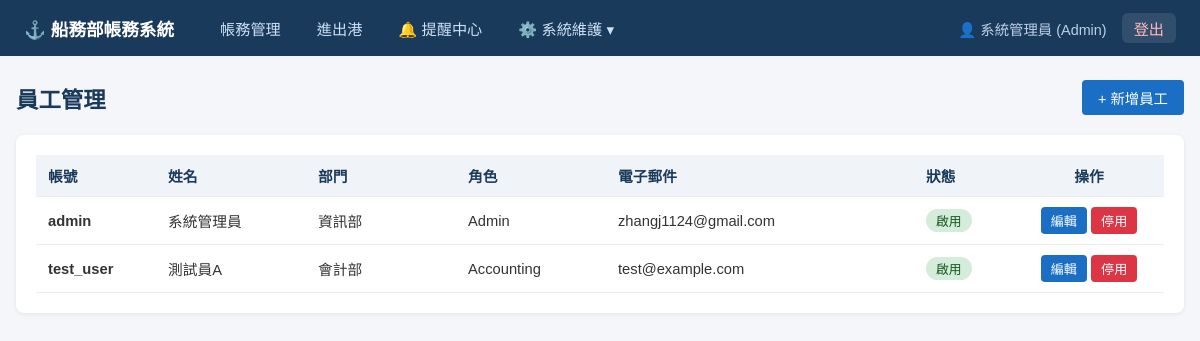
/employees (signed in), run on the app's committed database.
### models.py (models this page shows)
class Employee(Base):
    __tablename__ = "employees"
    id = Column(Integer, primary_key=True, index=True)
    username = Column(String, unique=True, nullable=False, index=True)
    hashed_password = Column(String, nullable=False)
    full_name = Column(String)
    email = Column(String)
    department_id = Column(Integer, ForeignKey("departments.id"))
    role_id = Column(Integer, ForeignKey("roles.id"))
    is_active = Column(Integer, default=1) # 1: 啟用, 0: 停用
    created_at = Column(DateTime, default=func.now())
    updated_at = Column(DateTime, default=func.now(), onupdate=func.now())
    department = relationship("Department", back_populates="employees")
    role = relationship("Role", back_populates="employees")

class Role(Base):
    __tablename__ = "roles"
    id = Column(Integer, primary_key=True, index=True)
    name = Column(String, unique=True, nullable=False) # e.g., Admin, Accounting, Operator
    created_at = Column(DateTime, default=func.now())
    employees = relationship("Employee", back_populates="role")
    permissions = relationship("Permission", secondary=role_permissions, back_populates="roles")

class Department(Base):
    __tablename__ = "departments"
    id = Column(Integer, primary_key=True, index=True)
    name = Column(String, unique=True, nullable=False)
    description = Column(String)
    created_at = Column(DateTime, default=func.now())
    employees = relationship("Employee", back_populates="department")

### routers/employees.py (the view)
@router.get("", response_class=HTMLResponse)
def list_employees(
    request: Request,
    db: Session = Depends(get_db),
    current_user: models.Employee = Depends(get_current_user),
    _ = admin_dependency
):
    employees = db.query(models.Employee).options(
        joinedload(models.Employee.department),
        joinedload(models.Employee.role)
    ).order_by(models.Employee.username).all()
    return templates.TemplateResponse("employees/list.html", {
        "request": request,
        "employees": employees,
        "current_user": current_user
    })

### database.py (called while the page is built)
def get_db():
    db = SessionLocal()
    try:
        yield db
    finally:
        db.close()

### main.py (called while the page is built)
@app.middleware("http")
async def add_user_to_request(request: Request, call_next):
    token = request.cookies.get("access_token")
    request.state.user = None
    if token:
        try:
            payload = jwt.decode(token, SECRET_KEY, algorithms=[ALGORITHM])
            username: str = payload.get("sub")
            if username:
                db = SessionLocal()
                user = db.query(models.Employee).options(
                    joinedload(models.Employee.role),
                    joinedload(models.Employee.department)
                ).filter(models.Employee.username == username).first()
                if user and user.is_active:
                    request.state.user = user
                db.close()
        except (JWTError, Exception):
            pass
    response = await call_next(request)
    return response

### utils/auth.py (called while the page is built, shortened)
def check_permissions(required_permissions: Union[str, List[str]]):
    if isinstance(required_permissions, str):
        required_permissions = [required_permissions]
    async def permission_dependency(current_user: models.Employee = Depends(get_current_user)):
        if current_user.role and current_user.role.name == "Admin":
            return current_user
    return permission_dependency

    async def __call__(self, request: Request) -> Optional[str]:
        authorization: str = request.headers.get("Authorization")
        if authorization:
            scheme, param = authorization.split()
            if scheme.lower() == "bearer":
                return param
        token = request.cookies.get("access_token")
        if token:
            return token
        return None

### utils/templates.py (called while the page is built)
def inject_user(request: Request):
    return {"current_user": getattr(request.state, "user", None)}

### templates/employees/list.html (shortened to what this page needs)
{% extends "base.html" %}
{% block content %}
<div class="page-header">
    <h1> 員工管理</h1>
    <a href="/employees/new" class="btn btn-primary">+ 新增員工</a>
</div>
<div class="card">
    <table>
        <thead>
            <tr>
                <th width="120">帳號</th>
                <th width="150">姓名</th>
                <th width="150">部門</th>
                <th width="150">角色</th>
                <th>電子郵件</th>
                <th width="100">狀態</th>
                <th width="150" class="text-center">操作</th>
            </tr>
        </thead>
        <tbody>
            {% for emp in employees %}
            <tr>
                <td><strong>{{ emp.username }}</strong></td>
                <td>{{ emp.full_name }}</td>
                <td>{{ emp.department.name if emp.department else '-' }}</td>
                <td>{{ emp.role.name if emp.role else '-' }}</td>
                <td>{{ emp.email or '-' }}</td>
                <td>
                    <span class="badge {{ 'badge-done' if emp.is_active else 'badge-draft' }}">
                        {{ '啟用' if emp.is_active else '停用' }}
                    </span>
                </td>
                <td class="text-center">
                    <a href="/employees/{{ emp.id }}/edit" class="btn btn-sm btn-primary">
                         編輯
                    </a>
                    <button class="btn btn-sm {{ 'btn-danger' if emp.is_active else 'btn-success' }}"
                            onclick="toggleStatus({{ emp.id }}, '{{ emp.username }}', {{ emp.is_active }})">
                        {{ '停用' if emp.is_active else '啟用' }}
                    </button>
                </td>
            </tr>
            {% endfor %}
        </tbody>
    </table>
</div>
{% endblock %}

### templates/base.html (shortened to what this page needs)
<!DOCTYPE html>
<html lang="zh-TW">
<head>
    <link rel="stylesheet" href="/static/style.css">
    <link rel="stylesheet" href="https://cdn.datatables.net/1.13.7/css/jquery.dataTables.min.css">
</head>
<body>
    <nav class="navbar">
        <div class="nav-brand">⚓ 船務部帳務系統</div>
        <ul class="nav-links">
            {% if current_user %}
            <li><a href="/invoices">帳務管理</a></li>
            <li><a href="/voyage-tasks">進出港</a></li>
            <li><a href="/reminders" id="nav-reminders">🔔 <span id="unread-count" class="badge-count" style="display: none;">0</span> 提醒中心</a></li>
            <li class="dropdown">
                <a href="javascript:void(0)" class="dropbtn">⚙️ 系統維護 ▾</a>
            </li>
            <li class="user-info">
                <span class="user-name">👤 {{ current_user.full_name }} ({{ current_user.role.name if current_user.role else '員工' }})</span>
                <a href="/auth/logout" class="logout-link">登出</a>
            </li>
            {% else %}
            <li><a href="/login">登入</a></li>
            {% endif %}
        </ul>
    </nav>
    <div class="container">
        {% block content %}{% endblock %}
    </div>
</body>
</html>

### static/style.css (style rules this page uses)
* { box-sizing: border-box; margin: 0; padding: 0; }
body { font-family: "Microsoft JhengHei", "Noto Sans TC", sans-serif; background: #f5f6fa; color: #333; }
.navbar { background: #1a3a5c; color: white; padding: 0 24px; display: flex; align-items: center; height: 56px; gap: 32px; }
.nav-brand { font-size: 1.1rem; font-weight: bold; white-space: nowrap; }
.nav-links { list-style: none; display: flex; gap: 8px; }
.nav-links a { color: #cce0f5; text-decoration: none; padding: 6px 14px; border-radius: 4px; font-size: 0.95rem; transition: background 0.2s; }
.nav-links { align-items: center; width: 100%; }
.user-info { margin-left: auto; display: flex; align-items: center; gap: 15px; font-size: 0.9rem; color: #cce0f5; padding-left: 20px; }
.user-name { display: flex; align-items: center; gap: 6px; opacity: 0.9; }
.logout-link { background: rgba(255, 255, 255, 0.1) !important; color: #ffbaba !important; padding: 4px 12px !important; border-radius: 6px !important; font-weight: 500; }
.dropdown { position: relative; display: inline-block; }
.dropbtn { cursor: pointer; }
.container { max-width: 1200px; margin: 24px auto; padding: 0 16px; }
.page-header { display: flex; justify-content: space-between; align-items: center; margin-bottom: 20px; }
.page-header h1 { font-size: 1.4rem; color: #1a3a5c; }
.btn { display: inline-block; padding: 7px 16px; border-radius: 4px; border: none; cursor: pointer; font-size: 0.9rem; text-decoration: none; transition: opacity 0.2s; }
.btn-primary { background: #1a6fc4; color: white; }
.btn-danger { background: #dc3545; color: white; }
.btn-sm { padding: 4px 10px; font-size: 0.82rem; }
.card { background: white; border-radius: 8px; box-shadow: 0 1px 4px rgba(0,0,0,0.08); padding: 20px; margin-bottom: 20px; }
table { width: 100%; border-collapse: collapse; }
th, td { padding: 10px 12px; text-align: left; border-bottom: 1px solid #e9ecef; font-size: 0.92rem; }
th { background: #f0f4f8; color: #1a3a5c; font-weight: 600; }
.text-center { text-align: center; }
.badge { display: inline-block; padding: 2px 10px; border-radius: 12px; font-size: 0.8rem; font-weight: 500; }
.badge-done { background: #d4edda; color: #155724; }

### data on the page
Employee: full_name "系統管理員", username "admin", department "資訊部", role "Admin", email "zhangj1124@gmail.com", is_active "啟用", is_active "停用"
Role: role "Admin"
Employee: username "test_user", full_name "測試員A", department "會計部", role "Accounting", email "test@example.com", is_active "啟用", is_active "停用"
